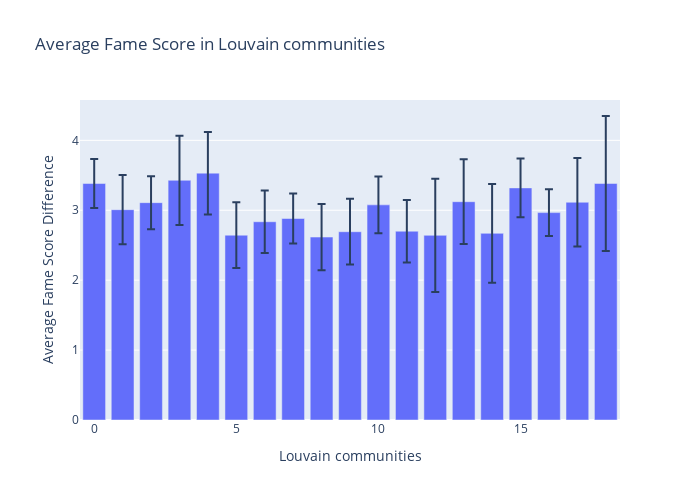

Write notebook code for a chart like this one.
### Code cell
fig = px.bar(actor_louvain.groupby('louvain', as_index=False).agg(avg=('fameScore_diff','mean'), ci=('fameScore_diff',lambda x : 1.96*stats.sem(x))),
             x='louvain', 
             y='avg', 
             error_y='ci', 
             labels={'louvain': 'Louvain communities', 'fameScore_diff': 'Average Fame Score Difference'},
             title='Average Fame Score in Louvain communities')

fig.update_layout(xaxis_title='Louvain communities', yaxis_title='Average Fame Score Difference', height=500, width=700)

fig.show()

### Figure 1 — Plotly figure (JSON) as saved in the notebook; plotly's stock layout.template omitted (floating-point values rounded to 4 significant figures)
{"data": [{"alignmentgroup": "True", "error_y": {"array": [0.3491, 0.4962, 0.3792, 0.6386, 0.59, 0.4696, 0.4471, 0.3583, 0.4745, 0.4702, 0.4041, 0.4468, 0.8095, 0.6061, 0.7069, 0.4191, 0.3343, 0.6331, 0.9653]}, "hovertemplate": "Louvain communities=%{x}<br>avg=%{y}<extra></extra>", "legendgroup": "", "marker": {"color": "#636efa", "pattern": {"shape": ""}}, "name": "", "offsetgroup": "", "orientation": "v", "showlegend": false, "textposition": "auto", "type": "bar", "x": [0, 1, 2, 3, 4, 5, 6, 7, 8, 9, 10, 11, 12, 13, 14, 15, 16, 17, 18], "xaxis": "x", "y": [3.382, 3.008, 3.109, 3.429, 3.531, 2.643, 2.836, 2.882, 2.617, 2.693, 3.077, 2.7, 2.641, 3.123, 2.67, 3.32, 2.966, 3.114, 3.383], "yaxis": "y"}], "layout": {"barmode": "relative", "height": 500, "legend": {"tracegroupgap": 0}, "title": {"text": "Average Fame Score in Louvain communities"}, "width": 700, "xaxis": {"anchor": "y", "domain": [0, 1], "title": {"text": "Louvain communities"}}, "yaxis": {"anchor": "x", "domain": [0, 1], "title": {"text": "Average Fame Score Difference"}}}}
